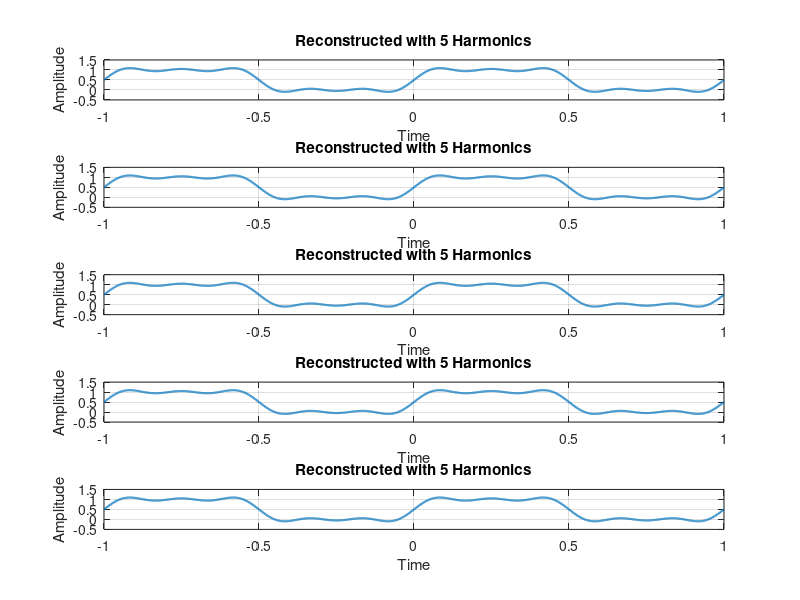

This figure's MATLAB source:
clc;
clear all;

n = input("Enter the Number of Signals to reconstruct: ");
har = zeros(1,n);

for i = 1:n
    har(i) = input(['Enter the Number of harmonics for Signal ', num2str(i), ': ']);
end

t = -1:0.001:1;
omega = 2 * pi;
                                         
for k = 1:n
    x = 0.5;
    for m = 1:2:har(k) 
        b = 2 / (m * pi);                        
        x = x + b * sin(m * omega * t);                                    
    end

    subplot(n, 1, k);
    plot(t, x, 'LineWidth', 1.5);  
    xlabel('Time');
    ylabel('Amplitude');
    title(['Reconstructed with ', num2str(har(k)), ' Harmonics']);  
    grid on;
    axis([-1 1 -0.5 1.5]);
end
